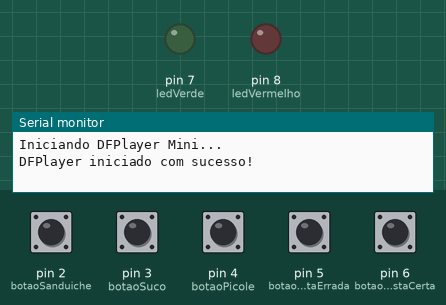
Bench run of a sketch on a simulated Arduino Uno, built with avr-gcc and run on an emulated ATmega328P. Parts: output pins drawn as LEDs (lit = HIGH), the last lines printed to the serial monitor. The test bench sets the inputs (shaded band); at power-on: pin 2 (botaoSanduiche), pin 3 (botaoSuco), pin 4 (botaoPicole), pin 5 (botaoRespostaErrada), pin 6 (botaoRespostaCerta) HIGH. The audio player accepts every command and is not drawn.

Above: at 1.7 s.
1.8 s: pin 5 (botaoRespostaErrada) pulled LOW for 0.15 s
At 2.1 s:
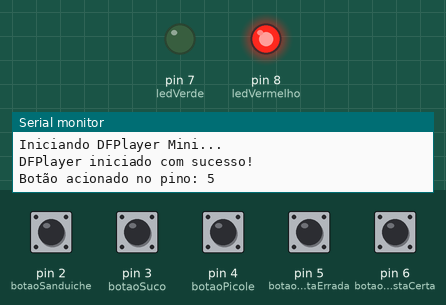
4.8 s: pin 6 (botaoRespostaCerta) pulled LOW for 0.15 s
At 5.6 s:
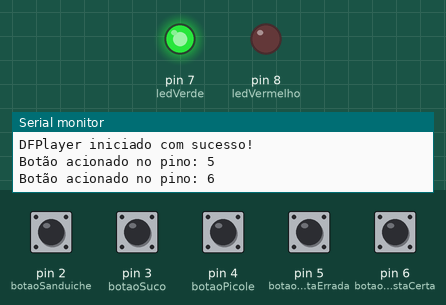
Timing chart, 0 to 7.8 s (numbered marks = the images above; inputs shaded):
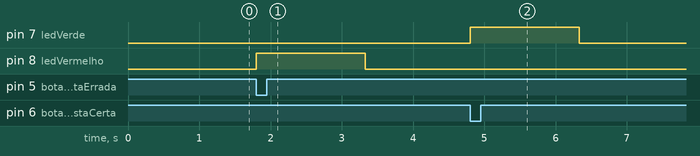

The sketch:

dificil_3_de_3.ino
```cpp
// Projeto TCC
// Atividade Difícil - Página 3 com 5 botões e 2 LEDs

#include <SoftwareSerial.h>
#include <DFRobotDFPlayerMini.h>

// DFPlayer
SoftwareSerial mySerial(11, 10); // RX, TX
DFRobotDFPlayerMini mp3;

// Botões
const int botaoSanduiche = 2;
const int botaoSuco = 3;
const int botaoPicole = 4;
const int botaoRespostaErrada = 5;
const int botaoRespostaCerta = 6;

// LEDs
const int ledVerde = 7;
const int ledVermelho = 8;

bool estadoAnterior[5] = {false, false, false, false, false};
unsigned long ultimoAcionamento[5] = {0, 0, 0, 0, 0};
const unsigned long debounceDelay = 250;
bool audioTocando = false;

void setup() {
  pinMode(botaoSanduiche, INPUT_PULLUP);
  pinMode(botaoSuco, INPUT_PULLUP);
  pinMode(botaoPicole, INPUT_PULLUP);
  pinMode(botaoRespostaErrada, INPUT_PULLUP);
  pinMode(botaoRespostaCerta, INPUT_PULLUP);

  pinMode(ledVerde, OUTPUT);
  pinMode(ledVermelho, OUTPUT);
  digitalWrite(ledVerde, LOW);
  digitalWrite(ledVermelho, LOW);

  Serial.begin(9600);
  mySerial.begin(9600);
  Serial.println("Iniciando DFPlayer Mini...");

  if (!mp3.begin(mySerial)) {
    Serial.println("Erro ao iniciar o DFPlayer. Verifique conexões e SD.");
    while (true);
  }

  mp3.volume(15);
  Serial.println("DFPlayer iniciado com sucesso!");
}

void loop() {
  verificarBotao(0, botaoSanduiche);
  verificarBotao(1, botaoSuco);
  verificarBotao(2, botaoPicole);
  verificarBotao(3, botaoRespostaErrada);
  verificarBotao(4, botaoRespostaCerta);
}

void verificarBotao(int indice, int pino) {
  bool estadoAtual = digitalRead(pino) == LOW;
  unsigned long agora = millis();

  if (estadoAtual && !estadoAnterior[indice] && (agora - ultimoAcionamento[indice] > debounceDelay) && !audioTocando) {
    ultimoAcionamento[indice] = agora;
    Serial.print("Botão acionado no pino: ");
    Serial.println(pino);
    audioTocando = true;

    switch (indice) {
      case 0:
        mp3.playMp3Folder(17); // Sanduíche por 10 reais
        delay(1500);
        break;
      case 1:
        mp3.playMp3Folder(19); // Suco por 5 reais
        delay(1500);
        break;
      case 2:
        mp3.playMp3Folder(18); // Picolé por 2 reais
        delay(1500);
        break;
      case 3:
        digitalWrite(ledVermelho, HIGH);
        mp3.playMp3Folder(15); // Tente novamente
        delay(1500);
        digitalWrite(ledVermelho, LOW);
        break;
      case 4:
        digitalWrite(ledVerde, HIGH);
        mp3.playMp3Folder(14); // Parabéns (voz do menino)
        delay(1500);
        digitalWrite(ledVerde, LOW);
        break;
    }

    audioTocando = false;
  }

  estadoAnterior[indice] = estadoAtual;
}
```

Measured:
- after the input at 1.8 s, pin 8 (ledVermelho): LOW → HIGH at once, → LOW 1.5 s later
- after the input at 4.8 s, pin 7 (ledVerde): LOW → HIGH at once, → LOW 1.5 s later
